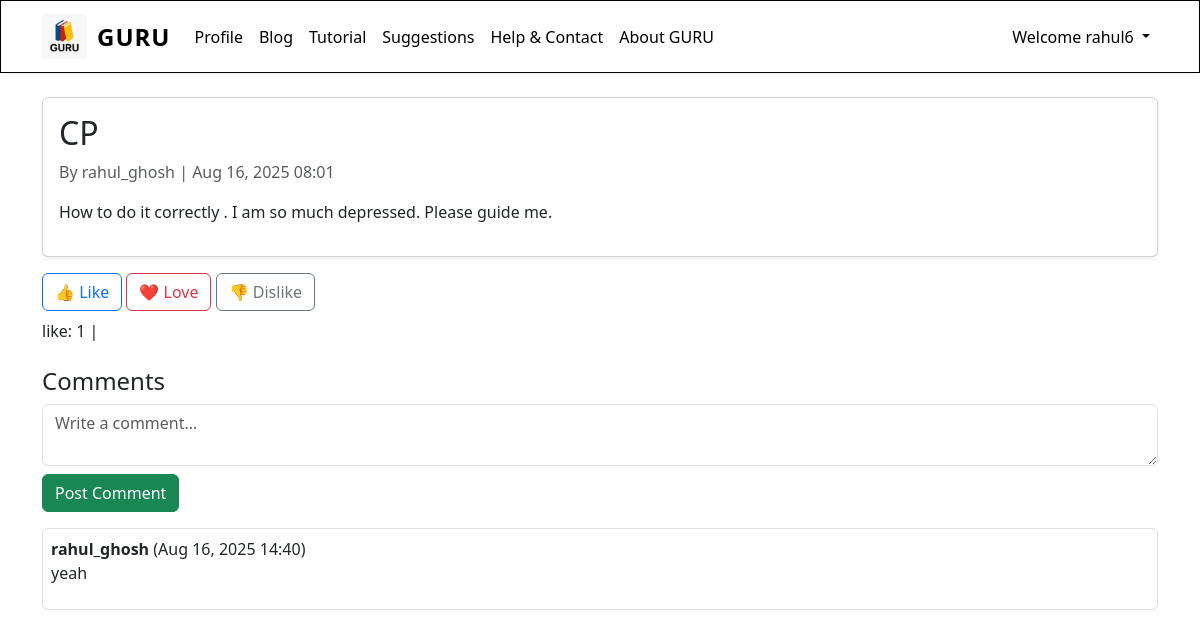
The app's page /blog/4/ (signed in) with its own data.
### core/models.py (models this page shows, shortened)
class Post(models.Model):  # your existing one
    title = models.CharField(max_length=200)
    content = models.TextField()
    image = models.ImageField(upload_to='posts/', null=True, blank=True)
    author = models.ForeignKey(User, on_delete=models.CASCADE)
    created_at = models.DateTimeField(auto_now_add=True)

class Reaction(models.Model):
    REACTION_CHOICES = [
        ("like", "Like"),
        ("love", "Love"),
        ("dislike", "Dislike"),
    ]
    post = models.ForeignKey(Post, on_delete=models.CASCADE, related_name="reactions")
    user = models.ForeignKey(User, on_delete=models.CASCADE)
    reaction_type = models.CharField(max_length=20, choices=REACTION_CHOICES , default="like")
    created_at = models.DateTimeField(auto_now_add=True)
    class Meta:
        unique_together = ("post", "user")  # one reaction per user per post

class Comment(models.Model):
    post = models.ForeignKey(Post, on_delete=models.CASCADE, related_name="comments")
    user = models.ForeignKey(User, on_delete=models.CASCADE)
    content = models.TextField()
    parent = models.ForeignKey(
        "self", null=True, blank=True, on_delete=models.CASCADE, related_name="replies"
    )
    created_at = models.DateTimeField(auto_now_add=True)

### core/views.py (the view, shortened to what this page needs)
# urls.py: path("blog/<int:post_id>/", views.blog_detail, name="blog_detail"),
def blog_detail(request, post_id):
    post = get_object_or_404(Post, id=post_id)
    comments = post.comments.filter(parent__isnull=True).order_by("-created_at")
    reactions = post.reactions.values("reaction_type").annotate(count=models.Count("id"))
    return render(request, "blog_detail.html", {
        "post": post,
        "comments": comments,
        "reactions": reactions,
    })

### templates/blog_detail.html (shortened to what this page needs)
{% extends 'base.html' %}
{% block content %}
<div class="container mt-4">
  <div class="card shadow-sm mb-3">
    <div class="card-body">
      <h2>{{ post.title }}</h2>
      <p class="text-muted">By {{ post.author }} | {{ post.created_at|date:"M d, Y H:i" }}</p>
      <p>{{ post.content }}</p>
    </div>
  </div>
  <form method="post">
    <button name="reaction" value="like" class="btn btn-outline-primary">👍 Like</button>
    <button name="reaction" value="love" class="btn btn-outline-danger">❤️ Love</button>
    <button name="reaction" value="dislike" class="btn btn-outline-secondary">👎 Dislike</button>
  </form>
  <p class="mt-2">
    {% for r in reactions %}
      {{ r.reaction_type }}: {{ r.count }} |
    {% endfor %}
  </p>
  <h4 class="mt-4">Comments</h4>
  <form method="post">
    <textarea name="comment" class="form-control mb-2" placeholder="Write a comment..."></textarea>
    <button type="submit" class="btn btn-success">Post Comment</button>
  </form>
  {% for comment in comments %}
    <div class="mt-3 border p-2 rounded">
      <strong>{{ comment.user }}</strong> ({{ comment.created_at|date:"M d, Y H:i" }})
      <p>{{ comment.content }}</p>
    </div>
  {% empty %}
    <p>No comments yet.</p>
  {% endfor %}
</div>
{% endblock %}

### templates/base.html (shortened to what this page needs)
{% load static %}
{% load hasattr_tags %}
<!doctype html>
<html lang="en">
  <head>
    <link href="https://cdn.jsdelivr.net/npm/bootstrap@5.3.3/dist/css/bootstrap.min.css" rel="stylesheet">
  </head>
  <body>
    <nav class="navbar navbar-expand-lg">
      <div class="container">
        <a class="navbar-brand d-flex align-items-center" href="/">
          <img src="{% static 'images/logoe.png' %}" alt="GURU Logo" style="height: 45px; margin-right: 10px;">
          GURU
        </a>
        <div class="collapse navbar-collapse" id="eduNavbar">
          <ul class="navbar-nav me-auto mb-2 mb-lg-0">
            <li class="nav-item"><a class="nav-link" href="/profile">Profile</a></li>
            <li class="nav-item"><a class="nav-link" href="/blog">Blog</a></li>
            <li class="nav-item"><a class="nav-link" href="/tutorial">Tutorial</a></li>
            <li class="nav-item"><a class="nav-link" href="/suggestions">Suggestions</a></li>
            <li class="nav-item"><a class="nav-link" href="/contact">Help & Contact</a></li>
            <li class="nav-item"><a class="nav-link" href="/about">About GURU</a></li>
          </ul>
          <ul class="navbar-nav ms-auto mb-2 mb-lg-0">
            {% if request.user.is_authenticated %}
              <li class="nav-item dropdown">
                <a class="nav-link dropdown-toggle" href="#" role="button" data-bs-toggle="dropdown" aria-expanded="false">
                  Welcome {{ request.user.username }}
                </a>
              </li>
            {% endif %}
          </ul>
        </div>
      </div>
    </nav>
    <main>
      {% block content %}{% endblock content %}
    </main>
  </body>
</html>

### templates/base.html (style rules this page uses)
.navbar { background-color: #fff; border-top: 1px solid #000; border-bottom: 1px solid #000; border-right: 1px solid #000; border-left: 1px solid #000; box-shadow: 0 2px 6px rgba(0,0,0,0.05); }
.navbar-brand { font-size: 1.5rem; font-weight: 700; color: #000 !important; letter-spacing: 1px; }
.nav-link { color: #000 !important; font-weight: 500; transition: 0.3s; }

### records on screen
Post: title "CP", author "rahul_ghosh", created_at "Aug 16, 2025 08:01", content "How to do it correctly . I am so much depressed. Please guide me."
Reaction: reaction_type "like", count "1"
Comment: user "rahul_ghosh", created_at "Aug 16, 2025 14:40", content "yeah"

### other values on screen
{{ request.user.username }} "rahul6"
